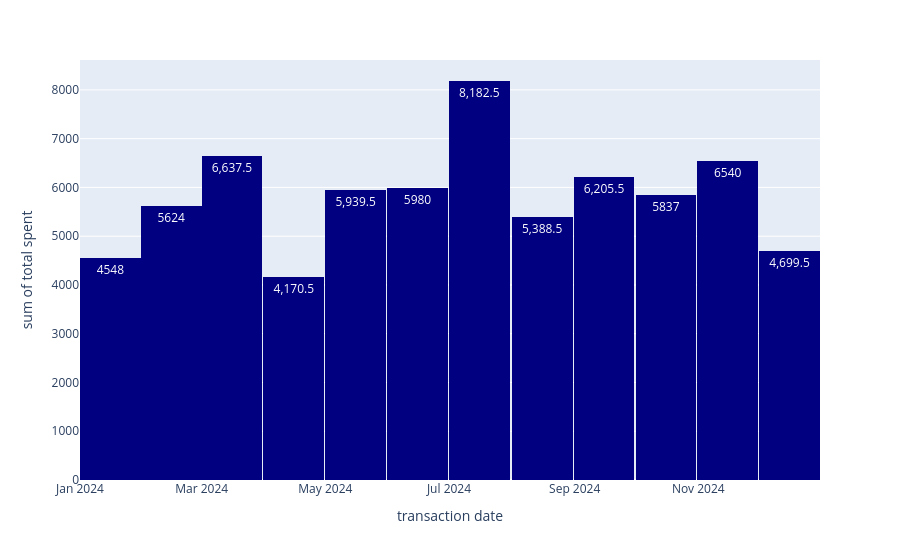

The notebook cell this image was saved under:
### Markdown cell above
# Sales of a specific category over year

### Code cell
df_temp = df[(df['category'] == 'Butchers') & (df['transaction date'].dt.year == 2024)]
px.histogram(df_temp , x='transaction date' , y='total spent' , color_discrete_sequence=['navy'] , text_auto=True )

### Figure 1 — Plotly figure (JSON) as saved in the notebook; plotly's stock layout.template omitted (floating-point values rounded to 4 significant figures; data arrays with more than 128 entries replaced by an {"elided": "..."} marker saying what was removed)
{"data": [{"alignmentgroup": "True", "bingroup": "x", "histfunc": "sum", "hovertemplate": "transaction date=%{x}<br>sum of total spent=%{y}<extra></extra>", "legendgroup": "", "marker": {"color": "navy", "pattern": {"shape": ""}}, "name": "", "offsetgroup": "", "orientation": "v", "showlegend": false, "texttemplate": "%{value}", "type": "histogram", "x": {"elided": "620 str values"}, "xaxis": "x", "y": {"elided": "620 float values"}, "yaxis": "y"}], "layout": {"barmode": "relative", "legend": {"tracegroupgap": 0}, "margin": {"t": 60}, "xaxis": {"anchor": "y", "domain": [0, 1], "title": {"text": "transaction date"}}, "yaxis": {"anchor": "x", "domain": [0, 1], "title": {"text": "sum of total spent"}}}}
